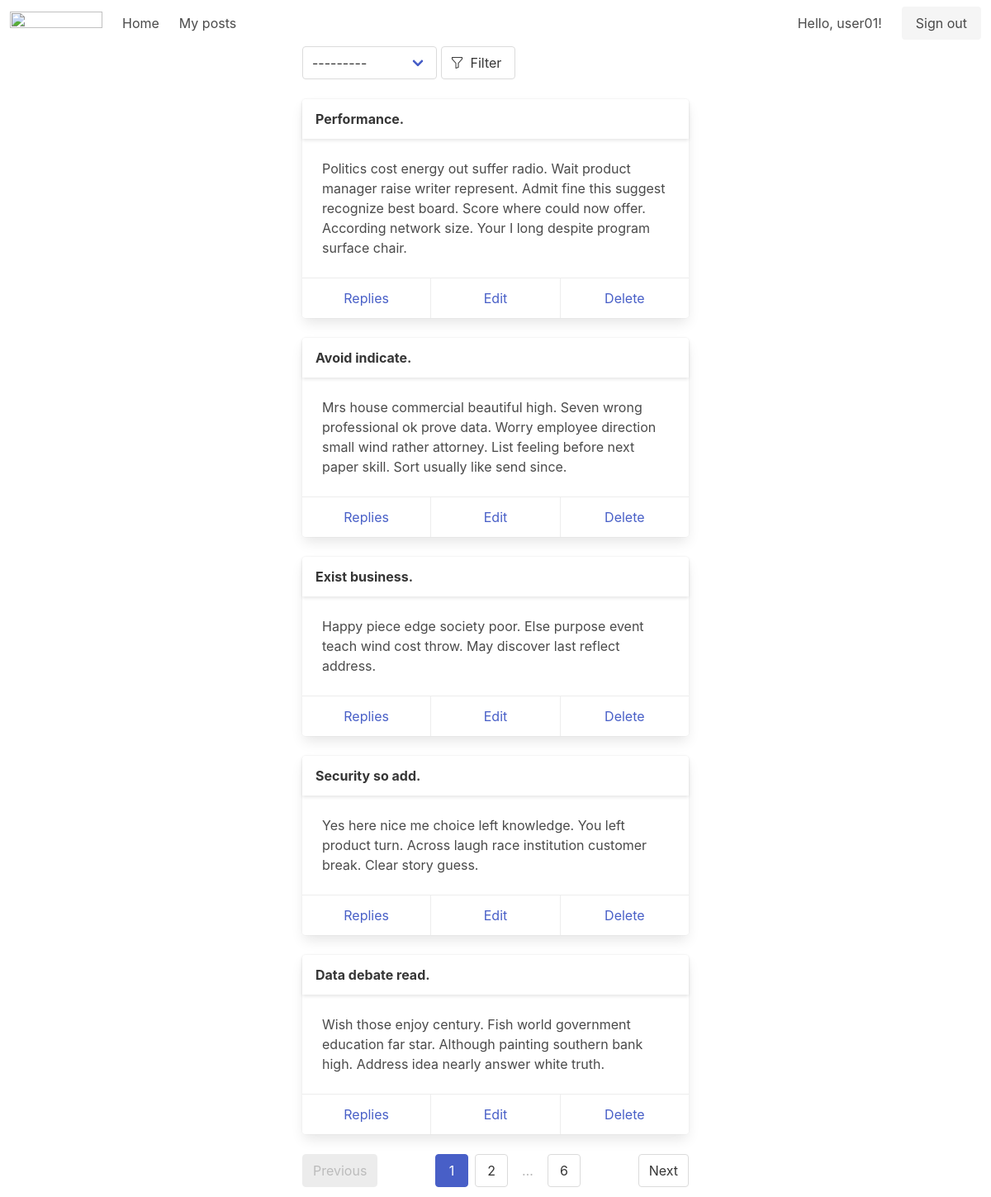
The page /my-posts/ (signed in) on the database its author committed.
### users/models.py (models this page shows)
class User(AbstractUser):
    activated = models.BooleanField(default=False)

### boardapp/models.py (models this page shows, shortened)
class Post(models.Model):
    author = models.ForeignKey(settings.AUTH_USER_MODEL, on_delete=models.CASCADE, verbose_name=_('Name'))
    title = models.CharField(max_length=255, verbose_name=_('Title'))
    text = models.TextField(verbose_name=_('Text'))
    category = models.ForeignKey(Category, on_delete=models.RESTRICT, verbose_name=_('Category'))
    date = models.DateTimeField(auto_now_add=True, verbose_name=_('Date'))
    class Meta:
        verbose_name = _('Post')
        verbose_name_plural = _('Posts')

### boardapp/views.py (the view)
# urls.py: path('my-posts/', UserPostListView.as_view(), name='user_posts'),
class UserPostListView(LoginRequiredMixin, FilterView):
    template_name = 'post_list_user.html'
    filterset_class = PostFilter
    paginate_by = 5
    model = Post
    def get_queryset(self):
        qs = super().get_queryset()
        qs = qs.filter(author=self.request.user)
        return qs

### boardapp/models.py (called while the page is built)
    def __str__(self):
        return f'{self.name}'

### boardapp/templatetags/custom_filters.py (called while the page is built)
@register.simple_tag(takes_context=True)
def url_replace(context, **kwargs):
    _dict = context['request'].GET.copy()
    for key, value in kwargs.items():
        _dict[key] = value
    return _dict.urlencode()

### templates/post_list_user.html
{% extends 'post_list.html' %}
{% load custom_filters %}
{% load i18n %}
{% block card-action %}
<a href="" class="card-footer-item">{% trans "Replies" %}</a>
<a href="{% url 'post_edit' pk=post.pk %}" class="card-footer-item">{% trans "Edit" %}</a>
<a href="{% url 'post_delete' pk=post.pk %}" class="card-footer-item">{% trans "Delete" %}</a>
{% endblock card-action %}

### templates/post_list.html (shortened to what this page needs)
{% extends 'base/base.html' %}
{% load i18n %}
{% load widget_tweaks %}
{% load custom_filters %}
{% block content %}
<div class="columns is-centered">
  <div class="column is-half">
{% if filter %}
<form class="mb-5" action="" method="get">
  <div class="input-group">
    {% for field in filter.form %}
    <div class="select">{{ field }}</div>
    {% endfor %}
    {% translate "Filter" as filter %}
    <button type="submit" class="button" title="{{ filter }}">
      <span class="icon-text">
        <span class="icon"><i class="bi bi-funnel"></i></span>
        <span>{{ filter }}</span>
      </span>
    </button>
  </div>
</form>
{% endif %}
{% if object_list %}
  {% for post in object_list %}
    <div class="card mb-5">
      <header class="card-header">
        <p class="card-header-title">{{ post.title }}</p>
      </header>
      <div class="card-content">
        <div class="content">{{ post.text }}</div>
      </div>
      <footer class="card-footer">
        {% block card-action %}{% endblock card-action %}
      </footer>
    </div>
  {% endfor %}
{% else %}
  <h2>{% trans "Nothing here!" %}</h2>
{% endif %}
<nav class="pagination is-centered" role="navigation" aria-label="pagination">
  {% if page_obj.has_previous %}
  <a href="?{% url_replace page=page_obj.previous_page_number %}" class="pagination-previous">
    {% trans "Previous" %}</a>
  {% else %}
  <a class="pagination-previous is-disabled">{% trans "Previous" %}</a>
  {% endif %}
  <ul class="pagination-list">
    <li><a class="pagination-link is-current" aria-current="page">
      {{ page_obj.number }}</a></li>
    {% if page_obj.has_next %}
    <li><a href="?{% url_replace page=page_obj.next_page_number %}" class="pagination-link">
      {{ page_obj.next_page_number }}</a></li>
    <li><span class="pagination-ellipsis">&hellip;</span></li>
    <li><a href="?page={{ page_obj.paginator.num_pages }}" class="pagination-link">
      {{ page_obj.paginator.num_pages }}</a></li>
    {% endif %}
  </ul>
  {% if page_obj.has_next %}
  <a href="?{% url_replace page=page_obj.next_page_number %}" class="pagination-next">{% trans "Next" %}</a>
  {% else %}
  <a class="pagination-next is-disabled">{% trans "Next" %}</a>
  {% endif %}
</nav>
  </div>
</div>
{% endblock content %}

### templates/base/navbar.html (shortened to what this page needs)
{% load i18n %}
<nav class="navbar" role="navigation" aria-label="main navigation">
  <div class="navbar-brand">
    <a class="navbar-item" href="https://bulma.io">
      <img src="https://bulma.io/images/bulma-logo.png" width="112" height="28">
    </a>
  </div>
  <div id="navbarBasicExample" class="navbar-menu">
    <div class="navbar-start">
      <a href="{% url 'home' %}" class="navbar-item">
        {% trans "Home" %}
      </a>
      {% if user.is_authenticated %}
      <a href="{% url 'user_posts' %}" class="navbar-item">
        {% trans "My posts" %}</a>
      {% endif %}
      </div>
    </div>
    <div class="navbar-end">
      {% if user.is_authenticated %}
      <p class="navbar-item">{% trans "Hello" %}, {{ user }}!</p>
      {% endif %}
      <div class="navbar-item">
        <div class="buttons">
          {% if not user.is_authenticated %}
          <a href="{% url 'signup' %}" class="button is-primary"><strong>{% trans "Sign up" %}</strong></a>
          <a href="{% url 'login' %}" class="button is-light">{% trans "Sign in" %}</a>
          {% else %}
          <a href="{% url 'logout' %}" class="button is-light">{% trans "Sign out" %}</a>
          {% endif %}
        </div>
      </div>
    </div>
</nav>

### rows shown on the page
User: username "user01"
Post: title "Performance.", text "Politics cost energy out suffer radio. Wait product manager raise writer represent. Admit fine this suggest recognize best board. Score where could now offer. According network size. Your I long despite program surface chair."
Post: title "Avoid indicate.", text "Mrs house commercial beautiful high. Seven wrong professional ok prove data. Worry employee direction small wind rather attorney. List feeling before next paper skill. Sort usually like send since."
Post: title "Exist business.", text "Happy piece edge society poor. Else purpose event teach wind cost throw. May discover last reflect address."
Post: title "Security so add.", text "Yes here nice me choice left knowledge. You left product turn. Across laugh race institution customer break. Clear story guess."
Post: title "Data debate read.", text "Wish those enjoy century. Fish world government education far star. Although painting southern bank high. Address idea nearly answer white truth."

### other values the page prints
{{ filter }} "Filter"
{{ page_obj.number }} "1"
{{ page_obj.next_page_number }} "2"
{{ page_obj.paginator.num_pages }} "6"
